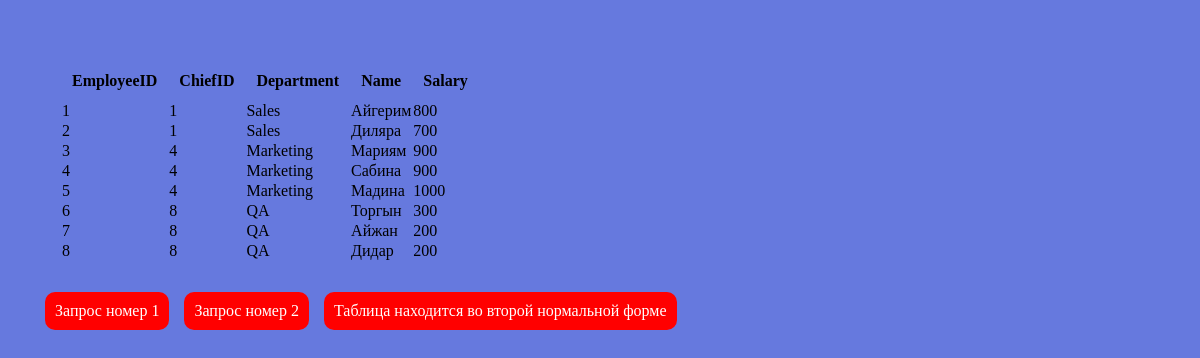
Page /task on the committed database.
### tables this page shows
CREATE TABLE `employee` (
  `EmployeeId` int(11) NOT NULL,
  `ChiefId` int(11) NOT NULL,
  `Department` varchar(20) NOT NULL,
  `Name` varchar(20) NOT NULL,
  `Salary` int(11) NOT NULL
);

### config/routes.php (called while the page is built)
<?php
return array(
    'task/two' => 'task/requesttwo',
    'task/one' => 'task/requestone',
    'task' => 'task/index',
    '' => 'site/index',
);

### controllers/TaskController.php (called while the page is built, shortened)
<?php
class TaskController{
	public function actionIndex()
	{
		$employee = Employee::getEmployeeList();
		require_once(ROOT . '/views/task/index.php');
        return true;
	}
}

### index.php (called while the page is built, shortened)
<?php
$router = new Router();
$router->run();

### models/Employee.php (called while the page is built, shortened)
<?php
class Employee
{
	public static function getEmployeeList()
	{
		$db = Db::getConnection();
		$sql = 'SELECT * FROM `employee`';
		$result = $db->prepare($sql);
		$result->setFetchMode(PDO::FETCH_ASSOC);
		$result->execute();
		$i = 0;
        $employee = array();
        while ($row = $result->fetch()) {
            $employee[$i]['EmployeeId'] = $row['EmployeeId'];
            $employee[$i]['ChiefId'] = $row['ChiefId'];
            $employee[$i]['Department'] = $row['Department'];
            $employee[$i]['Name'] = $row['Name'];
            $employee[$i]['Salary'] = $row['Salary'];
            $i++;
        }
        return $employee;
	}
}

### views/task/index.php (the view, shortened to what this page needs)
<!DOCTYPE html>
<html lang="en">
<head>
	<link rel="stylesheet" href="/template/css/style.css">
</head>
<body>
  <div class="table__container">
	<table>
  <tbody>
    <tr>
      <th>EmployeeID</th>
      <th>ChiefID</th>
      <th>Department</th>
      <th>Name</th>
      <th>Salary</th>
    </tr>
     <?php foreach ($employee as $employeeItem): ?>
    <tr>
      <td><?php echo $employeeItem['EmployeeId']?></td>
      <td><?php echo $employeeItem['ChiefId']?></td>
      <td><?php echo $employeeItem['Department']?></td>
      <td><?php echo $employeeItem['Name']?></td>
      <td><?php echo $employeeItem['Salary']?></td>
    </tr>
	 <?php endforeach; ?>
  </tbody>
</table>
	<div class="wrapper__request">
	     <div class="request"><a href="/task/one/">Запрос номер 1</a></div>
		 <div class="request"><a href="/task/two/">Запрос номер 2</a></div>
		 <div class="request"><a href="">Таблица находится во второй нормальной форме</a></div>
		 </div>
     </div>
</body>
</html>

### components/Router.php (shortened to what this page needs)
<?php
class Router
{
    private $routes;
    public function __construct()
    {
        $routesPath = ROOT . '/config/routes.php';
        $this->routes = include($routesPath);
    }
    private function getURI()
    {
        if (!empty($_SERVER['REQUEST_URI'])) {
            return trim($_SERVER['REQUEST_URI'], '/');
        }
    }
    public function run()
    {
        $uri = $this->getURI();
        foreach ($this->routes as $uriPattern => $path) {
            if (preg_match("~$uriPattern~", $uri)) {
                $internalRoute = preg_replace("~$uriPattern~", $path, $uri);
                $segments = explode('/', $internalRoute);
                $controllerName = array_shift($segments) . 'Controller';
                $actionName = 'action' . ucfirst(array_shift($segments));
                $parameters = $segments;
                $controllerObject = new $controllerName;
                $result = call_user_func_array(array($controllerObject, $actionName), $parameters);
                if ($result != null) {
                    break;
                }
            }
        }
    }
}

### template/css/style.css (style rules this page uses)
* { margin: 0; padding: 0; box-sizing: border-box; }
body { background-color: #6679de; padding: 30px; }
a { text-decoration: none; color: #fff; }
.wrapper__request { margin-top: 20px; display: flex; margin: 0 auto; }
.request { margin-left: 15px; background-color: red; padding: 10px; border-radius: 10px; }
table { padding: 30px; }
th { padding: 10px; }

### rows in the picture
employee: EmployeeId "1", ChiefId "1", Department "Sales", Name "Айгерим", Salary "800"
employee: EmployeeId "2", ChiefId "1", Department "Sales", Name "Диляра", Salary "700"
employee: EmployeeId "3", ChiefId "4", Department "Marketing", Name "Мариям", Salary "900"
employee: EmployeeId "4", ChiefId "4", Department "Marketing", Name "Сабина", Salary "900"
employee: EmployeeId "5", ChiefId "4", Department "Marketing", Name "Мадина", Salary "1000"
employee: EmployeeId "6", ChiefId "8", Department "QA", Name "Торгын", Salary "300"
employee: EmployeeId "7", ChiefId "8", Department "QA", Name "Айжан", Salary "200"
employee: EmployeeId "8", ChiefId "8", Department "QA", Name "Дидар", Salary "200"
